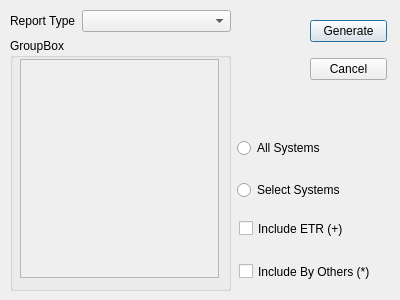
<?xml version="1.0" encoding="UTF-8"?>
<ui version="4.0">
 <class>ReportDialog</class>
 <widget class="QDialog" name="ReportDialog">
  <property name="geometry">
   <rect>
    <x>0</x>
    <y>0</y>
    <width>400</width>
    <height>300</height>
   </rect>
  </property>
  <property name="minimumSize">
   <size>
    <width>400</width>
    <height>300</height>
   </size>
  </property>
  <property name="windowTitle">
   <string>Dialog</string>
  </property>
  <widget class="QWidget" name="verticalLayoutWidget">
   <property name="geometry">
    <rect>
     <x>310</x>
     <y>10</y>
     <width>77</width>
     <height>81</height>
    </rect>
   </property>
   <layout class="QVBoxLayout" name="topRightButtonsLayout">
    <item>
     <widget class="QPushButton" name="generateReportButton">
      <property name="sizePolicy">
       <sizepolicy hsizetype="Preferred" vsizetype="Maximum">
        <horstretch>0</horstretch>
        <verstretch>0</verstretch>
       </sizepolicy>
      </property>
      <property name="text">
       <string>Generate</string>
      </property>
     </widget>
    </item>
    <item>
     <widget class="QPushButton" name="cancelButton">
      <property name="sizePolicy">
       <sizepolicy hsizetype="Preferred" vsizetype="Maximum">
        <horstretch>0</horstretch>
        <verstretch>0</verstretch>
       </sizepolicy>
      </property>
      <property name="text">
       <string>Cancel</string>
      </property>
     </widget>
    </item>
   </layout>
  </widget>
  <widget class="QWidget" name="verticalLayoutWidget_3">
   <property name="geometry">
    <rect>
     <x>239</x>
     <y>210</y>
     <width>151</width>
     <height>80</height>
    </rect>
   </property>
   <layout class="QVBoxLayout" name="retroSelectLayout">
    <item>
     <widget class="QCheckBox" name="ETRCheckBox">
      <property name="sizePolicy">
       <sizepolicy hsizetype="Preferred" vsizetype="Preferred">
        <horstretch>0</horstretch>
        <verstretch>0</verstretch>
       </sizepolicy>
      </property>
      <property name="text">
       <string>Include ETR (+)</string>
      </property>
     </widget>
    </item>
    <item>
     <widget class="QCheckBox" name="byothersCheckBox">
      <property name="sizePolicy">
       <sizepolicy hsizetype="Preferred" vsizetype="Preferred">
        <horstretch>0</horstretch>
        <verstretch>0</verstretch>
       </sizepolicy>
      </property>
      <property name="text">
       <string>Include By Others (*)</string>
      </property>
     </widget>
    </item>
   </layout>
  </widget>
  <widget class="QWidget" name="verticalLayoutWidget_2">
   <property name="geometry">
    <rect>
     <x>237</x>
     <y>130</y>
     <width>151</width>
     <height>78</height>
    </rect>
   </property>
   <layout class="QVBoxLayout" name="systemRadioLayout">
    <item>
     <widget class="QRadioButton" name="allSystemsCheckBox">
      <property name="sizePolicy">
       <sizepolicy hsizetype="Preferred" vsizetype="Preferred">
        <horstretch>0</horstretch>
        <verstretch>0</verstretch>
       </sizepolicy>
      </property>
      <property name="text">
       <string>All Systems</string>
      </property>
     </widget>
    </item>
    <item>
     <widget class="QRadioButton" name="selectSystemsButton">
      <property name="sizePolicy">
       <sizepolicy hsizetype="Preferred" vsizetype="Preferred">
        <horstretch>0</horstretch>
        <verstretch>0</verstretch>
       </sizepolicy>
      </property>
      <property name="text">
       <string>Select Systems</string>
      </property>
     </widget>
    </item>
   </layout>
  </widget>
  <widget class="QWidget" name="verticalLayoutWidget_4">
   <property name="geometry">
    <rect>
     <x>10</x>
     <y>10</y>
     <width>221</width>
     <height>281</height>
    </rect>
   </property>
   <layout class="QVBoxLayout" name="leftLayout" stretch="1,10">
    <item>
     <layout class="QHBoxLayout" name="reportSelectLayout" stretch="1,1">
      <property name="spacing">
       <number>6</number>
      </property>
      <property name="sizeConstraint">
       <enum>QLayout::SetDefaultConstraint</enum>
      </property>
      <item>
       <widget class="QLabel" name="reportTypeLabel">
        <property name="sizePolicy">
         <sizepolicy hsizetype="Fixed" vsizetype="Minimum">
          <horstretch>0</horstretch>
          <verstretch>0</verstretch>
         </sizepolicy>
        </property>
        <property name="text">
         <string>Report Type</string>
        </property>
        <property name="margin">
         <number>5</number>
        </property>
        <property name="buddy">
         <cstring>reportTypeComboBox</cstring>
        </property>
       </widget>
      </item>
      <item>
       <widget class="QComboBox" name="reportTypeComboBox">
        <property name="sizePolicy">
         <sizepolicy hsizetype="Preferred" vsizetype="Fixed">
          <horstretch>0</horstretch>
          <verstretch>0</verstretch>
         </sizepolicy>
        </property>
        <property name="currentText">
         <string/>
        </property>
       </widget>
      </item>
     </layout>
    </item>
    <item>
     <widget class="QGroupBox" name="systemGroupBox">
      <property name="sizePolicy">
       <sizepolicy hsizetype="Expanding" vsizetype="Expanding">
        <horstretch>0</horstretch>
        <verstretch>0</verstretch>
       </sizepolicy>
      </property>
      <property name="title">
       <string>GroupBox</string>
      </property>
      <widget class="QWidget" name="verticalLayoutWidget_5">
       <property name="geometry">
        <rect>
         <x>9</x>
         <y>20</y>
         <width>201</width>
         <height>221</height>
        </rect>
       </property>
       <layout class="QVBoxLayout" name="systemLayout" stretch="0">
        <property name="sizeConstraint">
         <enum>QLayout::SetDefaultConstraint</enum>
        </property>
        <property name="leftMargin">
         <number>1</number>
        </property>
        <property name="topMargin">
         <number>1</number>
        </property>
        <property name="rightMargin">
         <number>1</number>
        </property>
        <property name="bottomMargin">
         <number>1</number>
        </property>
        <item>
         <widget class="QScrollArea" name="scrollArea">
          <property name="sizePolicy">
           <sizepolicy hsizetype="Expanding" vsizetype="Expanding">
            <horstretch>1</horstretch>
            <verstretch>1</verstretch>
           </sizepolicy>
          </property>
          <property name="widgetResizable">
           <bool>true</bool>
          </property>
          <widget class="QWidget" name="scrollAreaWidgetContents">
           <property name="geometry">
            <rect>
             <x>0</x>
             <y>0</y>
             <width>197</width>
             <height>217</height>
            </rect>
           </property>
          </widget>
         </widget>
        </item>
       </layout>
      </widget>
     </widget>
    </item>
   </layout>
  </widget>
 </widget>
 <resources/>
 <connections/>
</ui>
